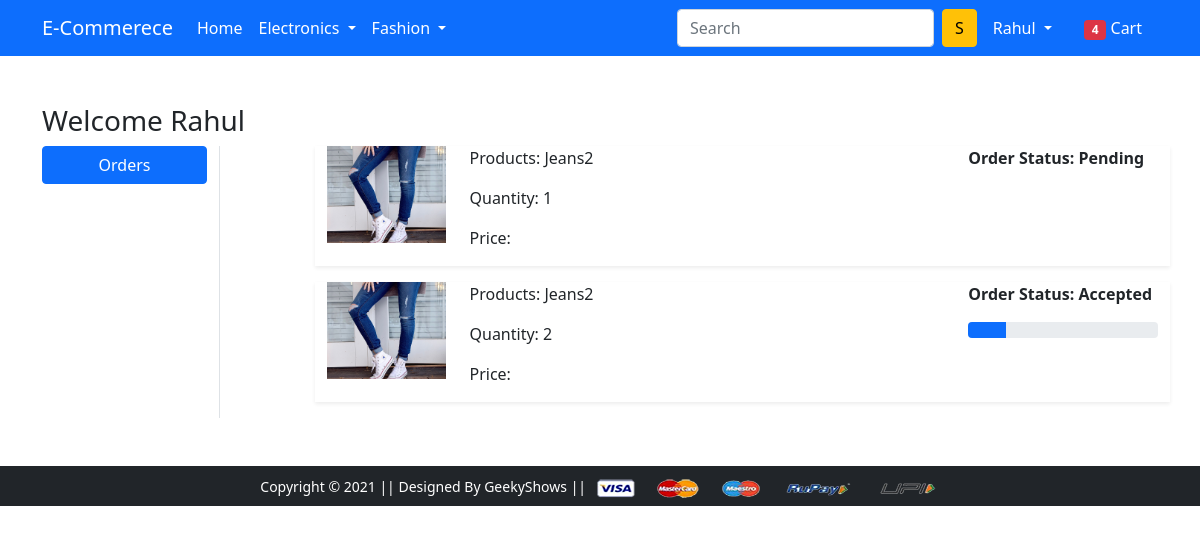
Screenshot of /orders/ (signed in) with the database file from the repository.
### app/models.py (models this page shows, shortened)
class OrderPlaced(models.Model):
    user = models.ForeignKey(User, on_delete=models.CASCADE)
    customer = models.ForeignKey(Customer, on_delete=models.CASCADE)
    product = models.ForeignKey(Product, on_delete=models.CASCADE)
    quantity = models.PositiveIntegerField(default=1)
    order_date = models.DateTimeField(auto_now_add=True)
    status = models.CharField(max_length=50, choices=STATUS_CHOICES, default='Pending')

class Product(models.Model):
    title = models.CharField(max_length=100)
    selling_price = models.FloatField()
    discount_price = models.FloatField()
    description = models.TextField()
    brand = models.CharField(max_length=100)
    category = models.CharField(choices = CATEGORY_CHOICES,max_length=2)
    product_image = models.ImageField(upload_to='productimg')

### app/views.py (the view)
# urls.py: path('orders/', views.orders, name='orders'),
@login_required
def orders(request):
    op = OrderPlaced.objects.filter(user=request.user)
    return render(request, 'app/orders.html',{'order_placed':op})

### app/templates/app/orders.html (shortened to what this page needs)
{% extends 'app/base.html' %}
{% load static %}
{% block main-content %}
<div class="container my-5">
 <div class="row">
 <h3>Welcome <span class="text-capitalize" >{{request.user}}</span> </h3>
  <div class="col-sm-2 border-end">
   <ul class="list-unstyled">
    <li class="d-grid"><a href="{% url 'orders' %}" class="btn btn-primary">Orders</a></li>
   </ul>
  </div>
  <div class="col-sm-9 offset-sm-1">
      {% for op in order_placed %}
   <div class="row shadow-sm mb-3">
       <div class="col sm-2">
       <img src="{{op.product.product_image.url}}" alt="" srcset="" class="img-fluid" height="150" width="150">
    </div>
   <div class="col-sm-7">
       <p>Products: {{op.product.title}}</p>
       <p>Quantity: {{op.quantity}}</p>
       <p>Price: {{op.total_cost}}</p>
   </div>
   <div class="col-sm-3 fw-bold">
       <p>Order Status: {{op.status}}</p>
       {% if op.status == 'Accepted' %}
       <div class="progress">
           <div class="progress-bar" role="progressbar" style="width: 20%" aria-valuenow="20" aria-valuemin="0" aria-valuemax="100"></div>
       </div>
        {% endif %}
   </div>
  </div>
  {% endfor %}
 </div>
</div>
</div>
{% endblock main-content %}

### app/templates/app/base.html (shortened to what this page needs)
<!doctype html>
{% load static %}
<html lang="en">
  <head>
    <link href="https://cdn.jsdelivr.net/npm/bootstrap@5.0.0-beta1/dist/css/bootstrap.min.css" rel="stylesheet">
    <link rel="stylesheet" href="{% static 'app/css/owl.carousel.min.css' %}">
    <link rel="stylesheet" href="{% static 'app/css/all.min.css' %}">
    <link rel="stylesheet" href="{% static 'app/css/style.css' %}">
  </head>
  <body>
    <nav class="navbar navbar-expand-lg navbar-dark bg-primary">
     <div class="container">
       <a class="navbar-brand" href="/">E-Commerece</a>
       <div class="collapse navbar-collapse" id="navbarSupportedContent">
         <ul class="navbar-nav me-auto mb-2 mb-lg-0">
           <li class="nav-item">
             <a class="nav-link active" aria-current="page" href="/">Home</a>
           </li>
           <li class="nav-item dropdown">
             <a class="nav-link dropdown-toggle text-white" href="#" id="electronicsDropdown" role="button" data-bs-toggle="dropdown" aria-expanded="false">
               Electronics
             </a>
           </li>
           <li class="nav-item dropdown">
             <a class="nav-link dropdown-toggle text-white" href="#" id="fashionDropdown" role="button" data-bs-toggle="dropdown" aria-expanded="false">
               Fashion
             </a>
           </li>
         </ul>
         <form class="d-flex">
           <input class="form-control me-2" type="search" placeholder="Search" aria-label="Search">
           <button class="btn btn-warning" type="submit">S</button>
         </form>
         <div>
          <ul class="navbar-nav me-auto mb-2 mb-lg-0">
            {% if request.user.is_authenticated %}
           <li class="nav-item dropdown mx-2">
              <a class="nav-link dropdown-toggle text-white" href="#" id="profileDropdown" role="button" data-bs-toggle="dropdown" aria-expanded="false">
                {{request.user.username|capfirst}}
              </a>
            </li>
            <li class="nav-item mx-2">
             <a href="{% url 'showcart' %}" class="nav-link text-white"><span class="badge bg-danger">4</span> Cart </a>
            </li>
            {% endif %}
          </ul>
         </div>
       </div>
     </div>
    </nav>
    {% block main-content %} {% endblock main-content %}
    <footer class="container-fluid bg-dark text-center p-2 mt-5">
        <small class="text-white">Copyright &copy; 2021 || Designed By GeekyShows || </small>
        <img src="{% static 'app/images/payment.png' %}" alt="" srcset="" class="img-fluid" height="2px">
    </footer>
  </body>
</html>

### rows the page displays
OrderPlaced: product.product_image (picture), product "Jeans2", quantity "1", status "Pending"
OrderPlaced: product.product_image (picture), product "Jeans2", quantity "2", status "Accepted"

### other values shown
{{ request.user.username|capfirst }} "Rahul"
{{ request.user }} "Rahul"
